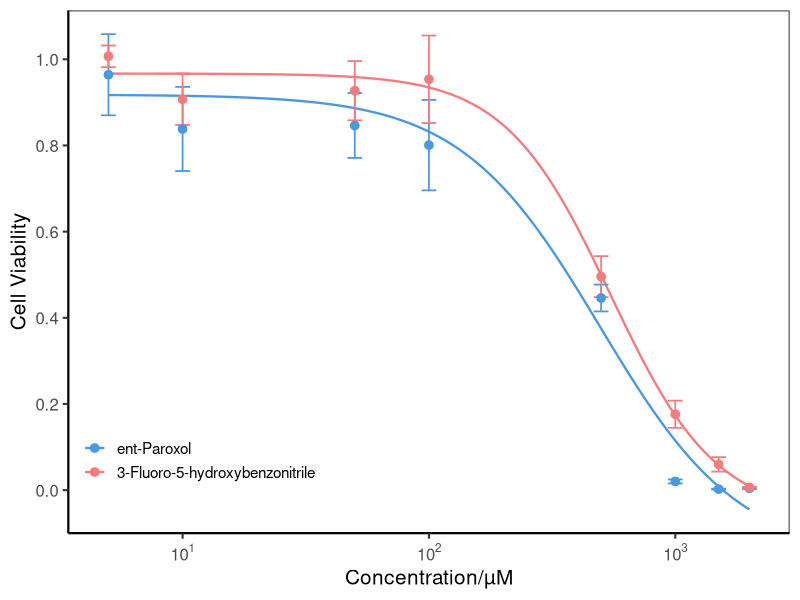
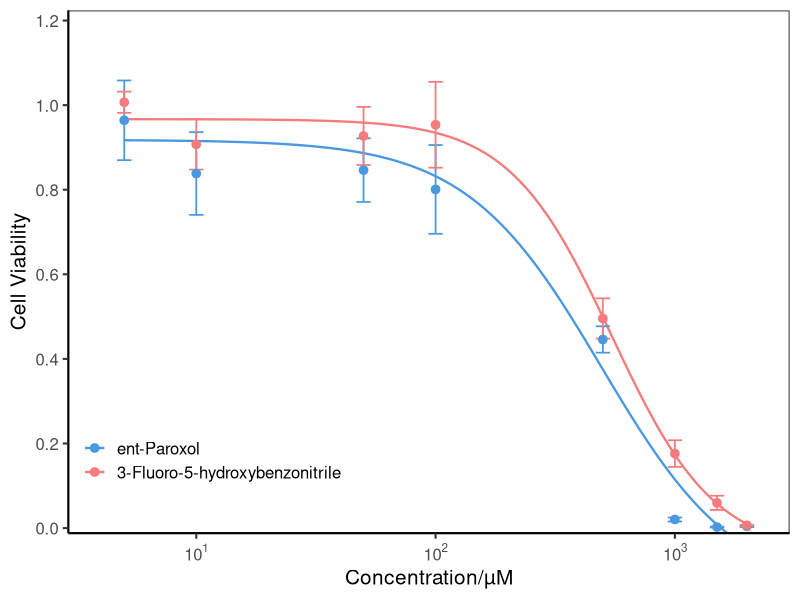

The R script that drew these images, in order:
# run_ggplot2.R --------------------------------------------------------------
# 复现 Nature Communications (2024) 15:8396 图 4f
# Hep G2 细胞在两种化合物下的剂量-反应曲线 (CCK-8, mean ± sd, n = 6)
# 用 nls 拟合 4PL 曲线, 用 ggplot2 出图
# ----------------------------------------------------------------------------

library(tidyverse)
library(minpack.lm)


# 1. 读入逐孔数据, 化合物设为有序因子 -----------------------------------------
raw_data <- read_csv("data/fig4f.csv") |>
  mutate(compound = fct_relevel(compound, "ent-Paroxol", "3-Fluoro-5-hydroxybenzonitrile"))



# 2. 汇总 mean ± sd; 0 uM 对照无法上对数轴, 绘图时滤除 -------------------------
summary_data <- raw_data |>
  filter(conc_um > 0) |>
  group_by(compound, conc_um) |>
  summarise(
    mean = mean(viability), 
    sd   = sd(viability), 
    .groups = "drop"
  ) |>
  mutate(ymin = mean - sd, ymax = mean + sd)


# 3. 逐化合物拟合 4PL, 生成平滑曲线 -------------------------------------------
fit_4pl <- function(data) {
  nlsLM(
    viability ~ bottom + (top - bottom) / (1 + (conc_um / ec50)^hill),
    data = data, 
    start = list(bottom = -0.2, top = 1, ec50 = 500, hill = 1),
    control = nls.lm.control(maxiter = 1000, ftol = 1e-10, ptol = 1e-10)
  )
}


grid <- tibble(conc_um = 10^seq(log10(5), log10(2000), length.out = 600))

pred_data <- raw_data |>
  group_nest(compound) |>
  mutate(
    mod = map(data, fit_4pl)
  ) |> 
  mutate(pred = map(mod, ~ mutate(grid, mean = predict(.x, newdata = grid)))) |>
  select(compound, pred) |>
  unnest(pred)



# 4. 出图 --------------------------------------------------------------------
summary_data |> 
  ggplot(aes(x = conc_um, y = mean, colour = compound)) +
  geom_line(data = pred_data, linewidth = 0.8) +
  geom_errorbar(aes(ymin = ymin, ymax = ymax),
                width = 0.06, linewidth = 0.6) +
  geom_point(size = 2.6) +
  scale_x_log10(
    breaks = c(10, 100, 1000),
    labels = scales::label_log()
  ) +
  scale_y_continuous(
    breaks = seq(0, 1.2, 0.2),
    labels = scales::label_number(accuracy = 0.1)
  ) +
  scale_colour_manual(
    values = c("ent-Paroxol"                    = "#4A98E0",
               "3-Fluoro-5-hydroxybenzonitrile" = "#F47C7C")
  ) +
  labs(x = "Concentration/\u00b5M", y = "Cell Viability", colour = NULL) +
  theme_test(base_size = 15) +
  theme(axis.line = element_line(linewidth = 0.7),
        axis.ticks = element_line(linewidth = 0.7),
        axis.ticks.length = unit(4, "pt"),
        legend.position = c(0.02, 0.14),
        legend.justification = c(0, 0.5),
        legend.text = element_text(size = 11))




##########################################################################
# 用 marginaleffects 更容易懂
library(marginaleffects)

pred_data <- raw_data |>
  group_nest(compound) |>
  mutate(
    mod = map(data, fit_4pl)
  ) |> 
  mutate(pred = map(mod, ~ predictions(.x, newdata = grid)) ) |>
  select(compound, pred) |>
  unnest(pred)


summary_data |> 
  ggplot(aes(x = conc_um, y = mean, colour = compound)) +
  geom_line(data = pred_data, aes(y = estimate), linewidth = 0.8) +
  geom_errorbar(aes(ymin = ymin, ymax = ymax),
                width = 0.06, linewidth = 0.6) +
  geom_point(size = 2.6) +
  scale_x_log10(
    breaks = c(10, 100, 1000),
    labels = scales::label_log()
  ) +
  scale_y_continuous(
    breaks = seq(0, 1.2, 0.2),
    labels = scales::label_number(accuracy = 0.1),
    expand = expansion(mult = c(0.01, 0.02))
  ) +
  scale_colour_manual(
    values = c("ent-Paroxol"                    = "#4A98E0",
               "3-Fluoro-5-hydroxybenzonitrile" = "#F47C7C")
  ) +
  coord_cartesian(xlim = c(4, 2200), ylim = c(0, 1.2)) +
  labs(x = "Concentration/\u00b5M", y = "Cell Viability", colour = NULL) +
  theme_test(base_size = 15) +
  theme(axis.line = element_line(linewidth = 0.7),
        axis.ticks = element_line(linewidth = 0.7),
        axis.ticks.length = unit(4, "pt"),
        legend.position = c(0.02, 0.14),
        legend.justification = c(0, 0.5),
        legend.text = element_text(size = 12))
##########################################################################
